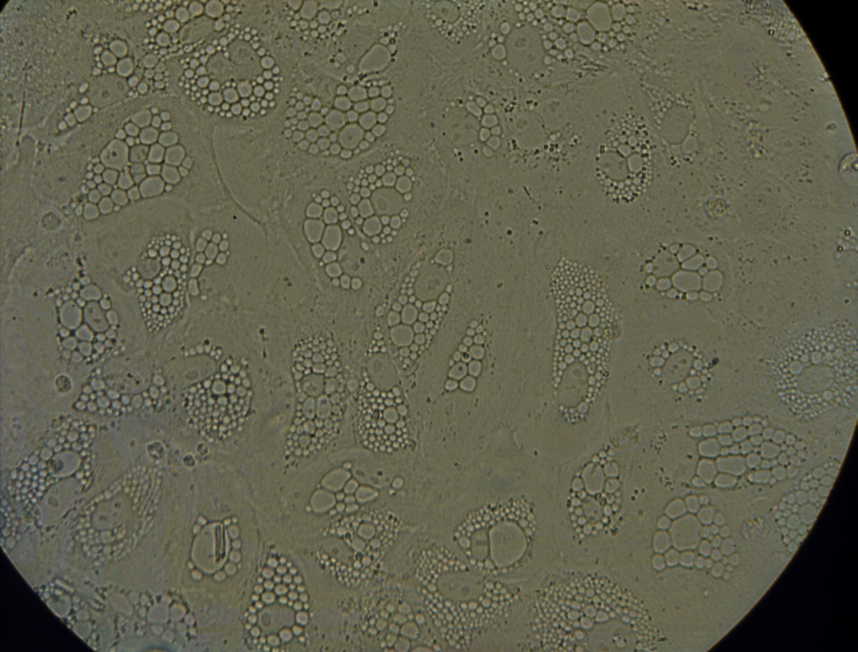
#> input picture Clustering/images/db_img_0084.jpg, 2572 x 1956 px, given as the content of the folder ggle/input/datasets/yehorlyndin/visikuls-data/instanseg/good, which was not available (shown at 1/3 size)
$ jupyter execute --allow-errors my-instanseg-datasets-training-testing.ipynb   (shell and % lines are left out)   (text cells are left out)
#> lines starting #> are read from the running program, lines starting #| are printed output that depends on the picture; after the words box and inside, x2 and y2 are one past the last pixel; in counts of white or black regions, pixels touching at a corner belong together; pictures that were not available may be replaced by others from this repository, and a replacement may not be noted
[cell 1]
# Install the custom fork of InstanSeg

[cell 2]
# Install necessary external dependencies

[cell 3]
import torch
import torchvision
import instanseg

[cell 4]
import os
import re
import torch
import numpy as np
import pandas as pd
import fastremap

from skimage.measure import label
from skimage.morphology import remove_small_objects

from pathlib import Path
from PIL import Image


# ============================================================
# CONFIG
# ============================================================

DATASET_SLUG = "datasets"

IMG_DIR = Path("/kaggle/input/datasets/yehorlyndin/dataset-base/dataset_nuclei/images")
MASK_DIR = Path("/kaggle/input/datasets/yehorlyndin/dataset-base/dataset_nuclei/masks")

DATASET_NAME = "my_nuclei_dataset"

# First experiment: 512x512
RESIZE_TO = (512, 512)
SAVE_DATASET_NAME = "target_dataset_512.pth"
SPLIT_CSV_NAME = "splits_grouped_stratified_seed42.csv"

SEED = 42
GROUP_SIZE = 3

RANGES = {
    "range_0277_0321": (277, 321),
    "range_0560_0594": (560, 594),
    "range_0697_0788": (697, 788),
}


# ============================================================
# CHECK PATHS
# ============================================================

print("Images folder:", IMG_DIR)
print("Masks folder:", MASK_DIR)

assert IMG_DIR.exists(), f"Images folder not found: {IMG_DIR}"
#> (the rest of this cell did not finish here and is left out)

[cell 5]
import os
import torch
import torchvision
from pathlib import Path

# REQUIRED

# Configure InstanSeg environment paths
os.environ['INSTANSEG_RAW_DATASETS'] = os.path.abspath("/kaggle/working/instanseg_cryobiology/Raw_Datasets/")
os.environ['INSTANSEG_DATASET_PATH'] = os.path.abspath("/kaggle/working/instanseg_cryobiology/instanseg/datasets/")

# Create directories if they do not exist
if not os.path.exists(os.environ['INSTANSEG_RAW_DATASETS']):
    os.mkdir(os.environ['INSTANSEG_RAW_DATASETS'])

if not os.path.exists(os.environ['INSTANSEG_DATASET_PATH']):
    os.mkdir(os.environ['INSTANSEG_DATASET_PATH'])

print("Environment paths configured.")

[cell 6]
import os
from pathlib import Path
import torch
import numpy as np
import fastremap
from skimage.measure import label
from skimage.morphology import remove_small_objects
from PIL import Image

# ============================================================
IMG_DIR = Path("/kaggle/input/datasets/yehorlyndin/visikuls-data/instanseg/good")
MASK_DIR = Path("/kaggle/input/datasets/yehorlyndin/visikuls-data/instanseg/mask_groups")
OUTPUT_PTH = Path("/kaggle/working/visikuls_dataset.pth")

DATASET_NAME = "visikuls"
RESIZE_TO = (512, 512)


try:
    RESAMPLE_IMAGE = Image.Resampling.LANCZOS
    RESAMPLE_MASK = Image.Resampling.NEAREST
except AttributeError:
    RESAMPLE_IMAGE = Image.LANCZOS
    RESAMPLE_MASK = Image.NEAREST

# ============================================================
def load_image_rgb(img_path, resize_to):
#> called with resize_to = (512, 512)
    img = Image.open(img_path).convert("RGB")
#> img is the input picture: PIL image 2572x1956 RGB; mean R, G, B 98.4, 98, 78.7
    img = img.resize(resize_to, RESAMPLE_IMAGE)
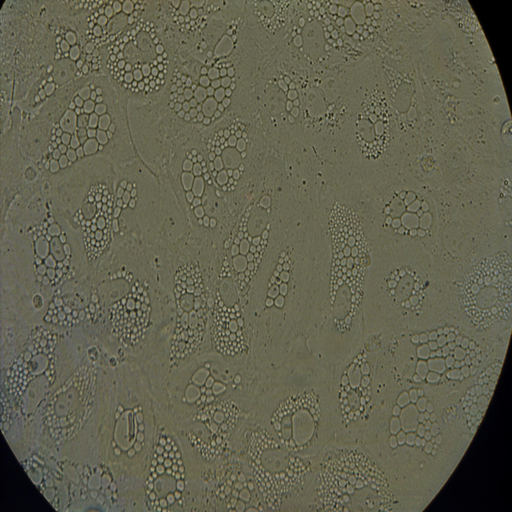
#> img: PIL image 512x512 RGB; mean R, G, B 98.4, 98, 78.7
    return np.array(img).astype(np.uint8) # Оставляем NumPy (H, W, C)

def load_instance_mask(mask_path, resize_to):
#> called with resize_to = (512, 512)
    mask = np.array(Image.open(mask_path))
    if mask.ndim == 3:
        mask = mask[..., 0]
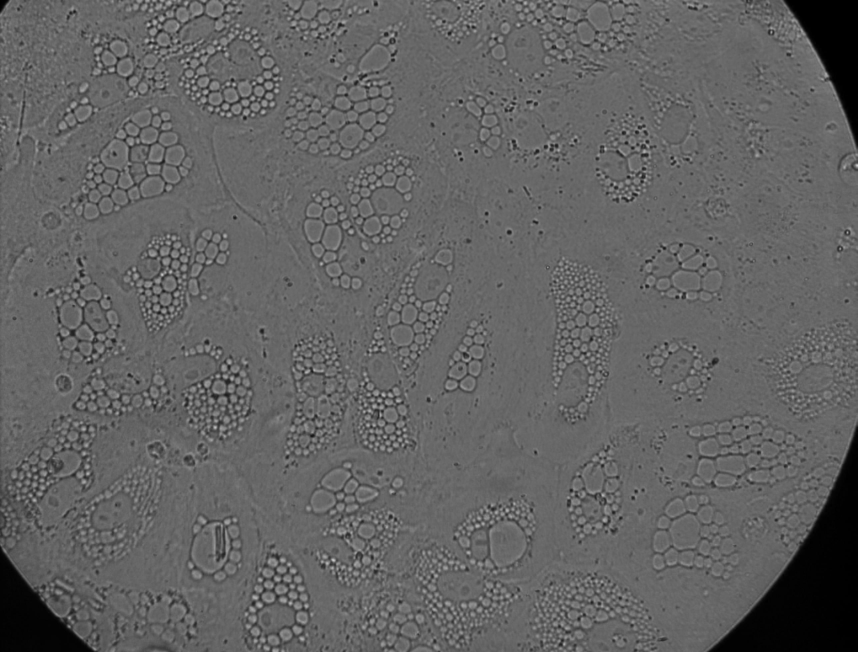
#> mask: shape (1956, 2572) (shown at 1/3 size); min 0, max 212, mean 98.4

    binary_mask = mask > 0
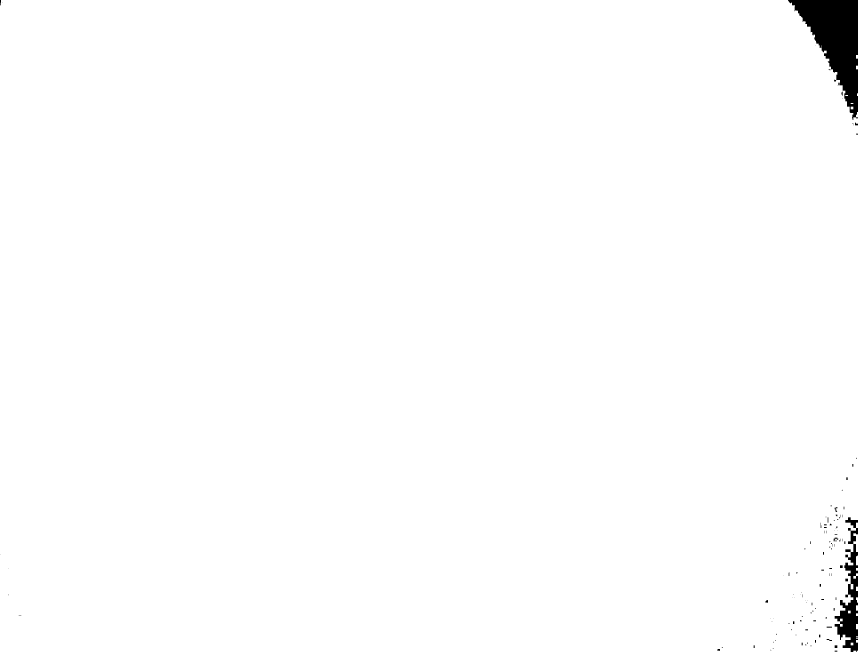
#> binary_mask: shape (1956, 2572) bool (shown at 1/3 size); 99.1% white; 115 black regions (75 under 20 px), largest, box (x1, y1, x2, y2) and area: (2364, 0, 2572, 360) 33897, (2504, 1552, 2572, 1956) 11397, (2501, 1613, 2515, 1624) 66
    pil_mask = Image.fromarray(binary_mask.astype(np.uint8)).resize(resize_to, RESAMPLE_MASK)
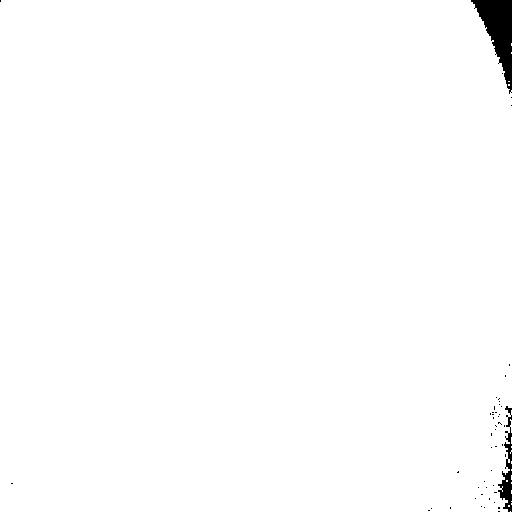
#> pil_mask: PIL image 512x512 L; values 0 (black) and 1 (white), 99.1% white; 49 black regions (47 under 20 px), largest, box (x1, y1, x2, y2) and area: (471, 0, 512, 94) 1772, (498, 406, 512, 512) 580
    binary_mask = np.array(pil_mask).astype(bool)

    binary_mask = remove_small_objects(binary_mask, min_size=10)
#> binary_mask: shape (512, 512) bool; 99% white; 49 black regions (47 under 20 px), largest, box (x1, y1, x2, y2) and area: (471, 0, 512, 94) 1785, (498, 406, 512, 512) 638
    instance_mask = label(binary_mask, connectivity=2)
    instance_mask = fastremap.refit(instance_mask.astype(np.uint16))

    return instance_mask.astype(np.uint16)

# ============================================================
print(f"📁 Ищем картинки в: {IMG_DIR}")
image_files = sorted([f for f in IMG_DIR.glob("*.*") if f.suffix.lower() in ['.jpg', '.jpeg', '.png', '.tif']])

test_data = []

#> (the rest of this cell did not finish here and is left out)

[cell 7]
from pathlib import Path
import shutil

model_folder_name = "augmented_dataset_512"
model_dir = Path(f"/kaggle/working/instanseg_cryobiology/instanseg/models/{model_folder_name}")
model_dir.mkdir(parents=True, exist_ok=True)

source_weights = "/kaggle/input/models/yehorlyndin/instanseg-aug/pytorch/default/1/model_weights_best.pth"
destination_weights = model_dir / "model_weights_best.pth"

# Copy the weights into our new model directory so training can resume from them
shutil.copy(source_weights, destination_weights)

[cell 8]
import torch
from instanseg.scripts.train import instanseg_training

torch.cuda.empty_cache()
#> (this line was passed over: torch is not available in this run)

#> (the rest of this cell did not finish here and is left out)

[cell 9]
from instanseg.utils.utils import export_to_torchscript
import os

os.environ["INSTANSEG_MODEL_PATH"] = str(os.path.abspath("/kaggle/working/instanseg_cryobiology/instanseg/models"))

os.environ["INSTANSEG_TORCHSCRIPT_PATH"] = str(os.path.abspath("/kaggle/working"))

export_to_torchscript("augmented_dataset_512", show_example=False)
#> (this line was passed over: instanseg is not available in this run)

$ run again, on Clustering/images/db_img_0172.jpg
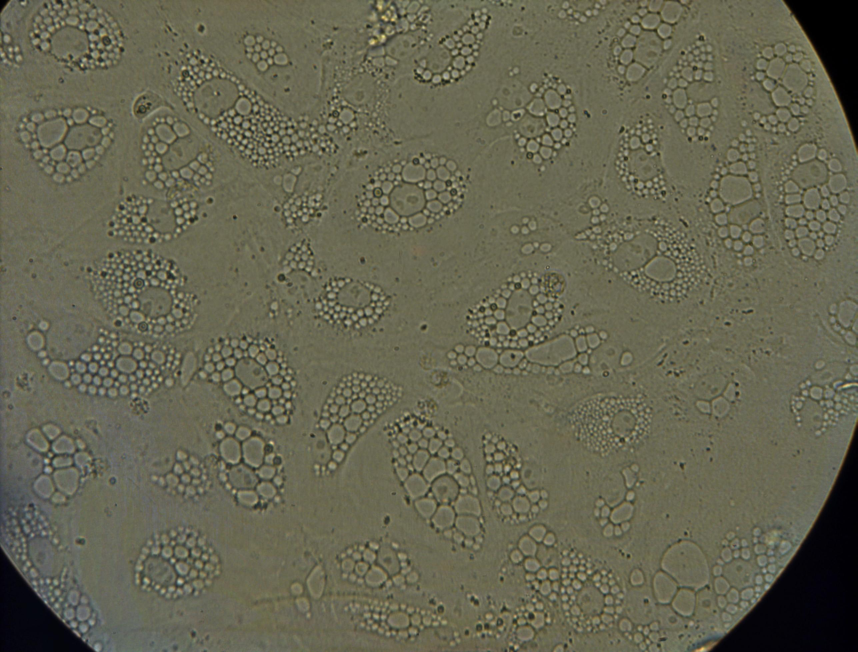
#> input picture Clustering/images/db_img_0172.jpg, 2572 x 1956 px, given as the content of the folder ggle/input/datasets/yehorlyndin/visikuls-data/instanseg/good, which was not available (shown at 1/3 size)
#> in load_image_rgb, img is the input picture: PIL image 2572x1956 RGB; mean R, G, B 101.8, 101, 80.9
#> img: PIL image 512x512 RGB
#> in load_instance_mask, `binary_mask = mask > 0`:
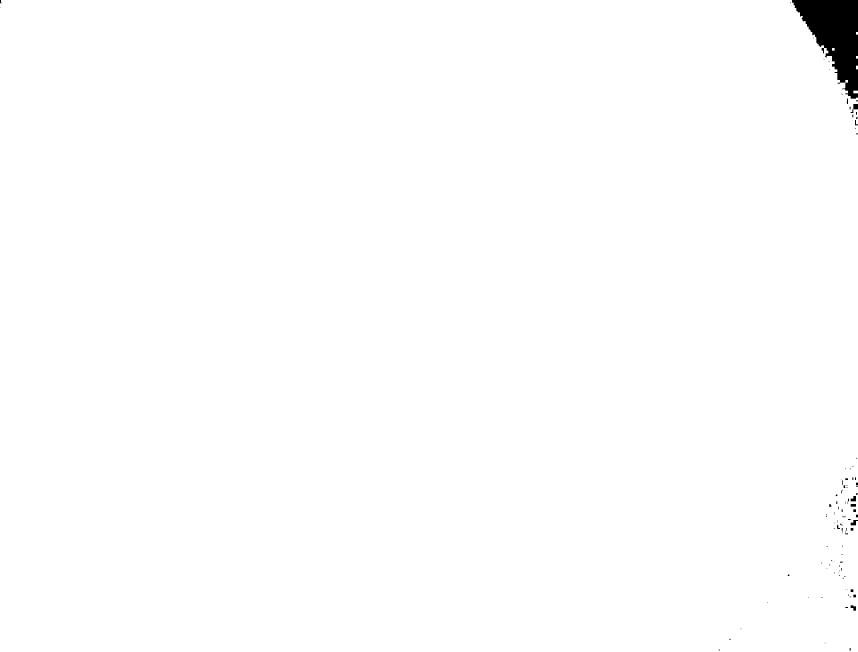
#> binary_mask: shape (1956, 2572) bool (shown at 1/3 size); 99.3% white; 103 black regions (65 under 20 px), largest, box (x1, y1, x2, y2) and area: (2376, 0, 2572, 296) 30817, (2552, 312, 2572, 339) 240, (2552, 1560, 2572, 1576) 204
#> in load_instance_mask, `pil_mask = Image.fromarray(binary_mask.astype(np.uint8)).resize(resize..`:
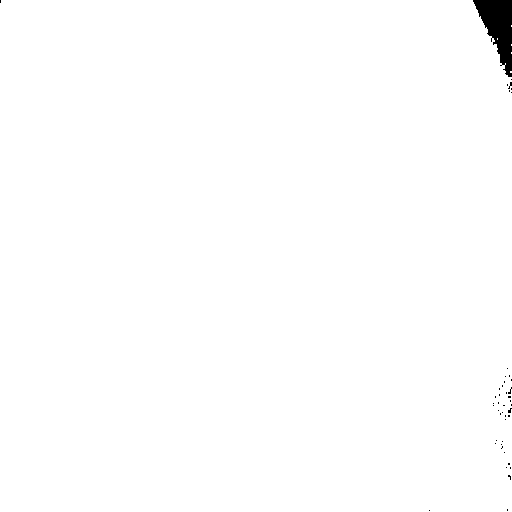
#> pil_mask: PIL image 512x512 L; values 0 (black) and 1 (white), 99.3% white; 45 black regions (44 under 20 px), largest, box (x1, y1, x2, y2) and area: (473, 0, 512, 77) 1605
#> instance_mask: shape (512, 512) int32; values 0 (black) and 1 (white), 99.3% white; 45 black regions (44 under 20 px), largest, box (x1, y1, x2, y2) and area: (473, 0, 512, 77) 1619

$ run again, on Clustering/images/db_img_0173.jpg
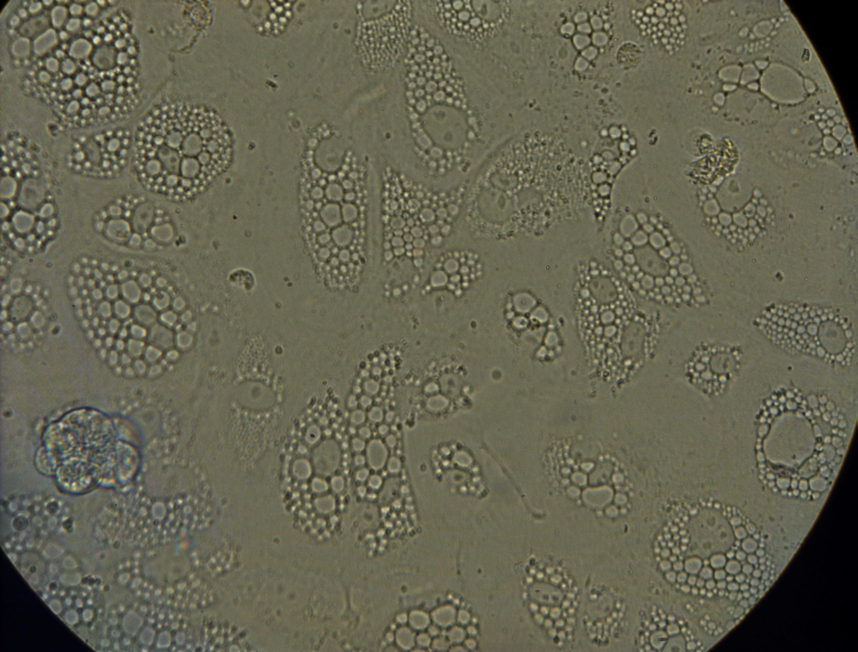
#> input picture Clustering/images/db_img_0173.jpg, 2572 x 1956 px, given as the content of the folder ggle/input/datasets/yehorlyndin/visikuls-data/instanseg/good, which was not available (shown at 1/3 size)
#> in load_image_rgb, img is the input picture: PIL image 2572x1956 RGB; mean R, G, B 101.7, 100.7, 81.1
#> img: PIL image 512x512 RGB
#> in load_instance_mask, `binary_mask = mask > 0`:
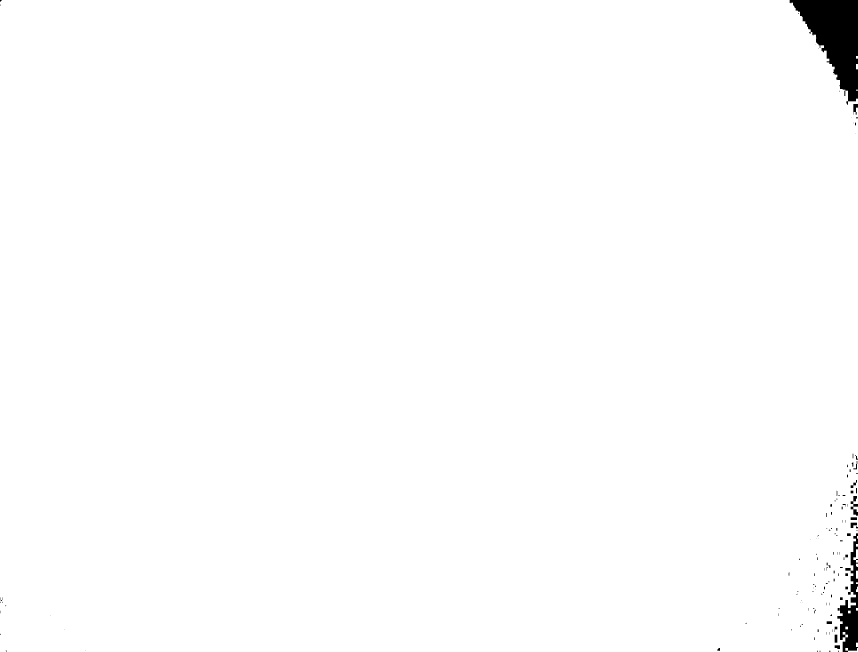
#> binary_mask: shape (1956, 2572) bool (shown at 1/3 size); 99.1% white; 134 black regions (88 under 20 px), largest, box (x1, y1, x2, y2) and area: (2368, 0, 2572, 315) 32336, (2512, 1600, 2572, 1956) 9281, (2552, 1488, 2572, 1547) 564
#> pil_mask: PIL image 512x512 L; values 0 (black) and 1 (white), 99.1% white; 61 black regions (58 under 20 px), largest, box (x1, y1, x2, y2) and area: (472, 0, 512, 81) 1687, (500, 419, 512, 512) 471, (508, 389, 512, 405) 29
#> in load_instance_mask, `instance_mask = label(binary_mask, connectivity=2)`:
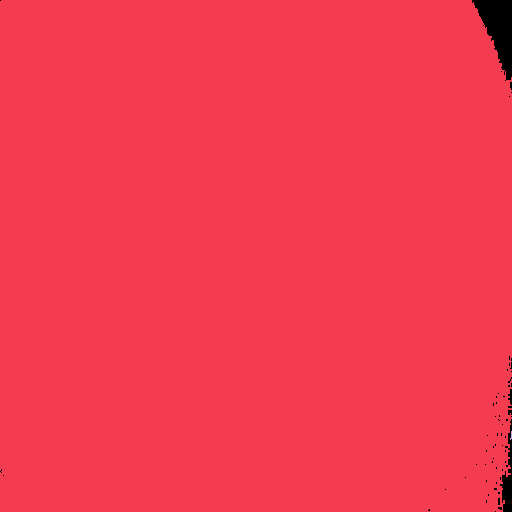
#> instance_mask: shape (512, 512) int32; 3 distinct labels, from 0 to 2; one colour per label, 0 black

$ run again, on Clustering/images/db_img_0174.jpg
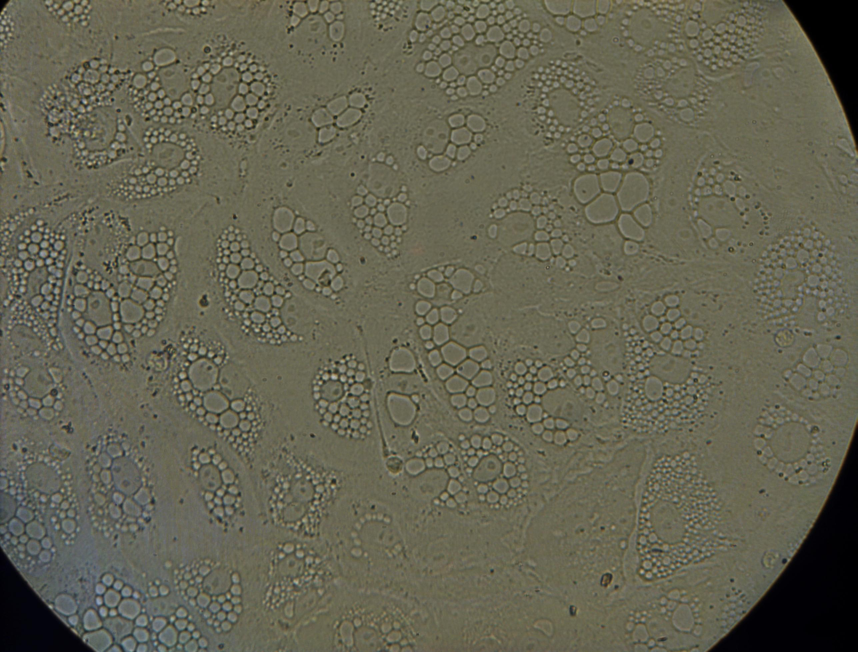
#> input picture Clustering/images/db_img_0174.jpg, 2572 x 1956 px, given as the content of the folder ggle/input/datasets/yehorlyndin/visikuls-data/instanseg/good, which was not available (shown at 1/3 size)
#> in load_image_rgb, img is the input picture: PIL image 2572x1956 RGB; mean R, G, B 100.6, 99.4, 81.7
#> img: PIL image 512x512 RGB
#> in load_instance_mask, `binary_mask = mask > 0`:
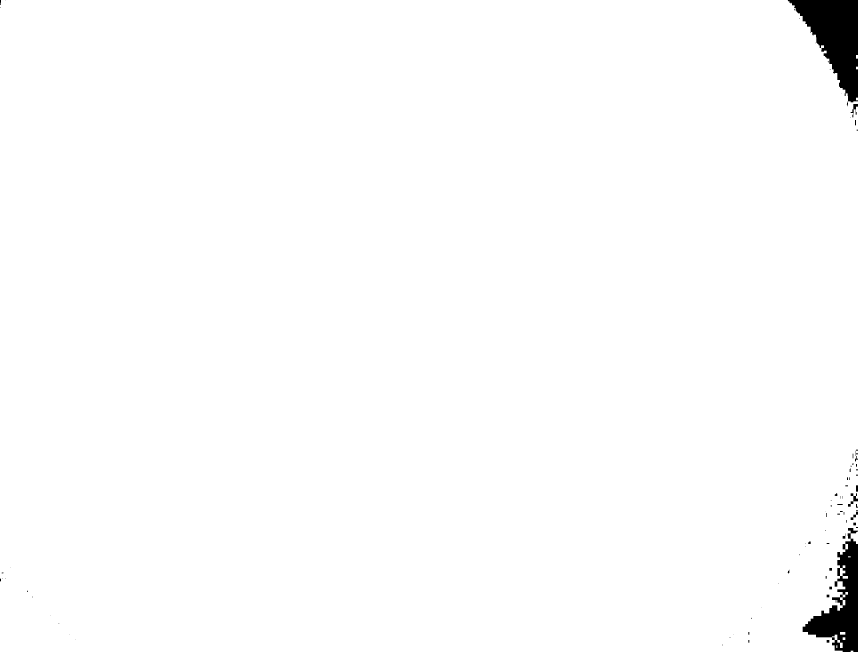
#> binary_mask: shape (1956, 2572) bool (shown at 1/3 size); 98.8% white; 80 black regions (46 under 20 px), largest, box (x1, y1, x2, y2) and area: (2363, 0, 2572, 307) 32485, (2408, 1584, 2572, 1956) 24241, (2544, 1480, 2572, 1520) 376
#> in load_instance_mask, `pil_mask = Image.fromarray(binary_mask.astype(np.uint8)).resize(resize..`:
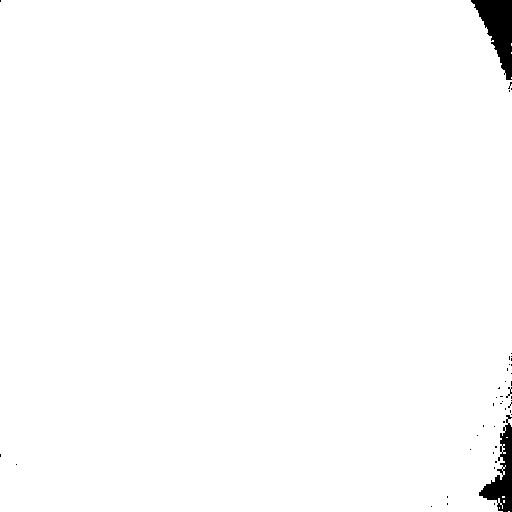
#> pil_mask: PIL image 512x512 L; values 0 (black) and 1 (white), 98.8% white; 44 black regions (41 under 20 px), largest, box (x1, y1, x2, y2) and area: (471, 0, 512, 80) 1694, (479, 415, 512, 512) 1263, (506, 387, 512, 398) 21
#> instance_mask: shape (512, 512) int32; values 0 (black) and 1 (white), 98.8% white; 44 black regions (41 under 20 px), largest, box (x1, y1, x2, y2) and area: (471, 0, 512, 80) 1701, (479, 415, 512, 512) 1319, (506, 387, 512, 398) 24
